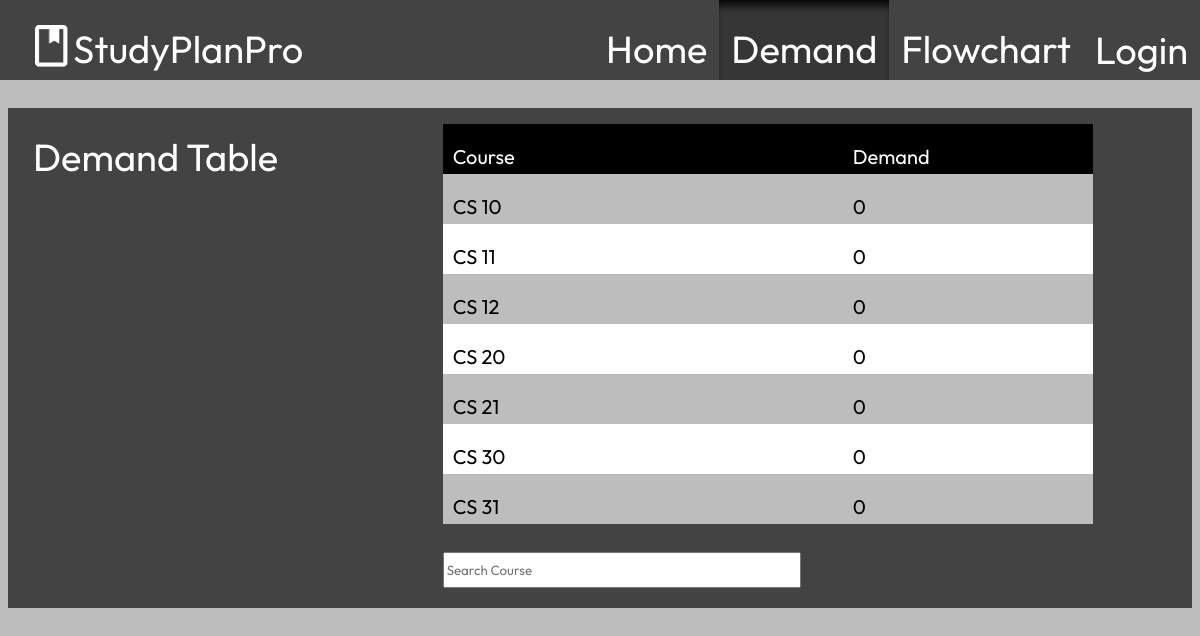
The page /demand/ on the database its author committed.
### home/models.py (models this page shows, shortened)
class Course(models.Model):
    courseCode = models.CharField(max_length=30)
    courseTitle = models.CharField(max_length=100)
    shortDescription = models.CharField(max_length=500, blank=True)
    coursePrereq = models.ManyToManyField('self', blank=True, symmetrical=False, related_name="CoursePrereq")
    courseCoreq = models.ManyToManyField('self', blank=True, symmetrical=False, related_name="CourseCoreq")
    nominalCourseDifficultyReview = models.IntegerField(default=3, validators=[MinValueValidator(1), MaxValueValidator(5)])
    courseDemand = models.IntegerField(default=0)

### demand/views.py (the view)
# urls.py: path('', views.view_demand, name="demand")
def view_demand(request):
     course_list = Course.objects.all().filter(courseCode__startswith = "CS")           # FOR DATABASE FUNCTIONALITY
     return render(request, 'demandpage.html', {'all_courses': course_list})

### demand/templates/demandpage.html (shortened to what this page needs)
<!DOCTYPE html>
<html>
    <head>
        {% load static %}
        {% load socialaccount %}
        <link href="{% static 'demand_style.css' %}" rel="stylesheet"/>
    </head>
    <body>
        <div class="header">
            <img id="logo" src="{% static 'images/logo.png' %}">
            <h1 style="padding-left: 5px;">StudyPlanPro</h1>
            <div id="tabs_container">
                <a href="/home/" class="tabs"><h1>Home</h1></a>
                <a href="/demand/" class="highlighted_tabs"><h1>Demand</h1></a>
                <a href="/flowchart/" class="tabs"><h1>Flowchart</h1></a>
                {% if user.is_authenticated %}
                <a href="/home/logout/" class="tabs"><h1>Logout</h1></a>
                {% else %}
                <button class="tabs" onclick="loginPopup()"><h1>Login</h1></button>
                {% endif %}
            </div>
        </div>
        <div class="centered_div" style="padding-top: 100px;">
            <div id="demand_box">
                <h1 style="flex: 1; left: 25px; position: relative;">Demand Table</h1>
                <div id="list_container">
                    <ul id="list_header"><li class="demtable" style="background-color: #000000;"><p class="header_kid">Course</p><p class="header_kid">Demand</p></li></ul>
                    <ul id="demtable_full">
                    {% for course in all_courses %}
                        <li class="demtable"><p class="course_item" onclick="showinfo()">{{ course.courseCode }}</p><p class="demand_item">{{ course.courseDemand }}</p></li>
                    {% endfor %}
                    </ul>
                    <input id="search_input" type="text" placeholder="Search Course" onkeydown="demtableSearch(this)">
                </div>
            </div>
        </div>
    </body>
</html>

### demand/static/demand_style.css (style rules this page uses)
* { max-width: 100vw; font-family: "Outfit", sans-serif; }
h1 { color: #ffffff; font-size: 38px; font-weight: normal; }
p { color: #000000; font-size: 20px; font-weight: normal; }
body { background-color: #bdbdbd; }
a { text-decoration: none; }
.header { width: 100vw; height: 80px; left: 0px; top: 0px; position: absolute; display: flex; overflow: hidden; background-color: #434343; }
#logo { width: 33.33px; height: 41.67px; padding-left: 35px; padding-top: 25px; }
#tabs_container { width: 1440px; display: flex; justify-content: flex-end; flex-wrap: wrap; overflow: hidden; }
.tabs { height: 80px; position: inherit; padding-left: 12px; padding-right: 12px; border: none; background-color: #434343; cursor: pointer; }
.highlighted_tabs { height: 80px; position: inherit; padding-left: 12px; padding-right: 12px; border: none; background-color: #363636; box-shadow: #000000 0px 10px 10px -5px inset; }
.centered_div { display: flex; justify-content: center; }
#demand_box { background-color: #434343; width: 1200px; height: 500px; display: flex; }
#list_container { flex: 2; display: flex; flex-direction: column; }
#list_header { list-style-type: none; display: flex; width: 650px; height: 50px; overflow: hidden; }
.header_kid { color: #ffffff; flex: 1; width: 750px; height: 50px; padding-left: 10px; }
#demtable_full { list-style-type: none; width: 650px; height: 350px; overflow-y: scroll; overflow-x: hidden; top: -32px; position: relative; }
.demtable { display: flex; width: 800px; height: 50px; }
.demtable:nth-child(odd) { background-color: #bdbdbd; }
.demtable:nth-child(even) { background-color: #ffffff; }
.course_item { flex: 1; padding-left: 10px; width: 750px; height: 50px; overflow: hidden; text-overflow: ellipsis; white-space: nowrap; cursor: pointer; }
.demand_item { flex: 1; padding-left: 10px; width: 750px; height: 50px; overflow: hidden; text-overflow: ellipsis; white-space: nowrap; }
#search_input { width: 350px; height: 30px; left: 40px; bottom: 20px; position: relative; flex: 1; }

### rows shown on the page
Course: courseCode "CS 10", courseDemand "0"
Course: courseCode "CS 11", courseDemand "0"
Course: courseCode "CS 12", courseDemand "0"
Course: courseCode "CS 20", courseDemand "0"
Course: courseCode "CS 21", courseDemand "0"
Course: courseCode "CS 30", courseDemand "0"
Course: courseCode "CS 31", courseDemand "0"
